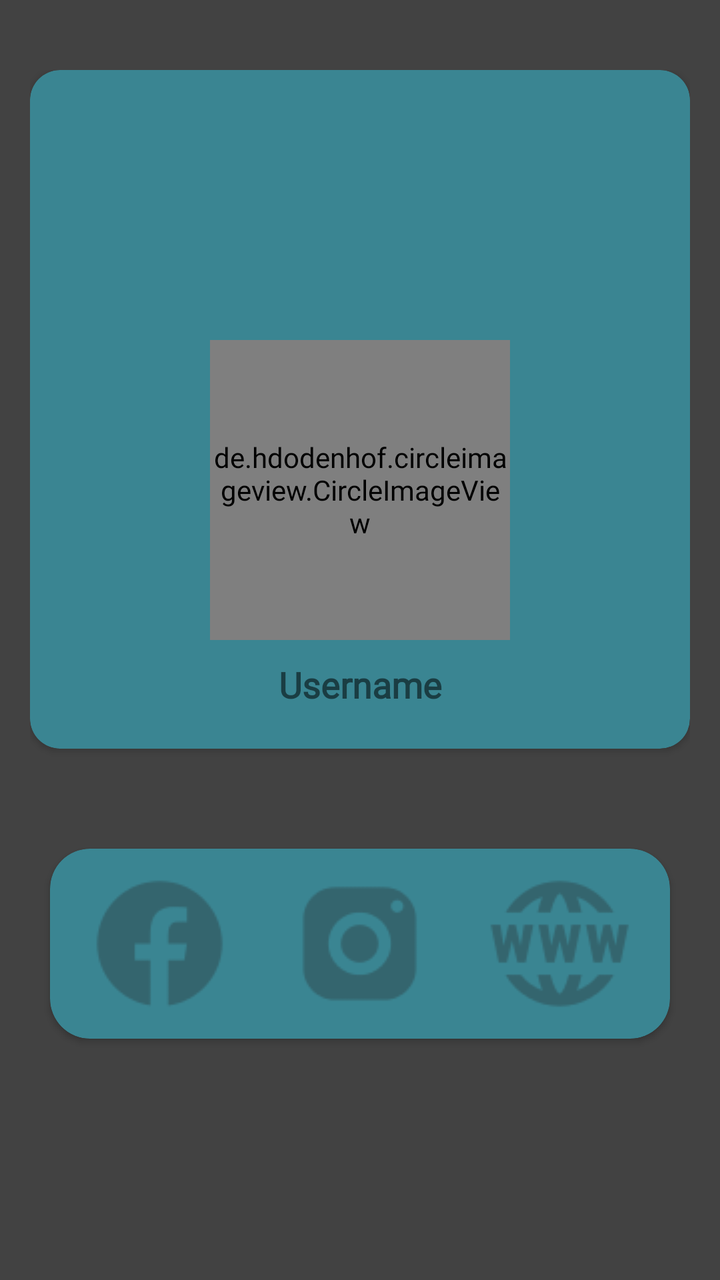
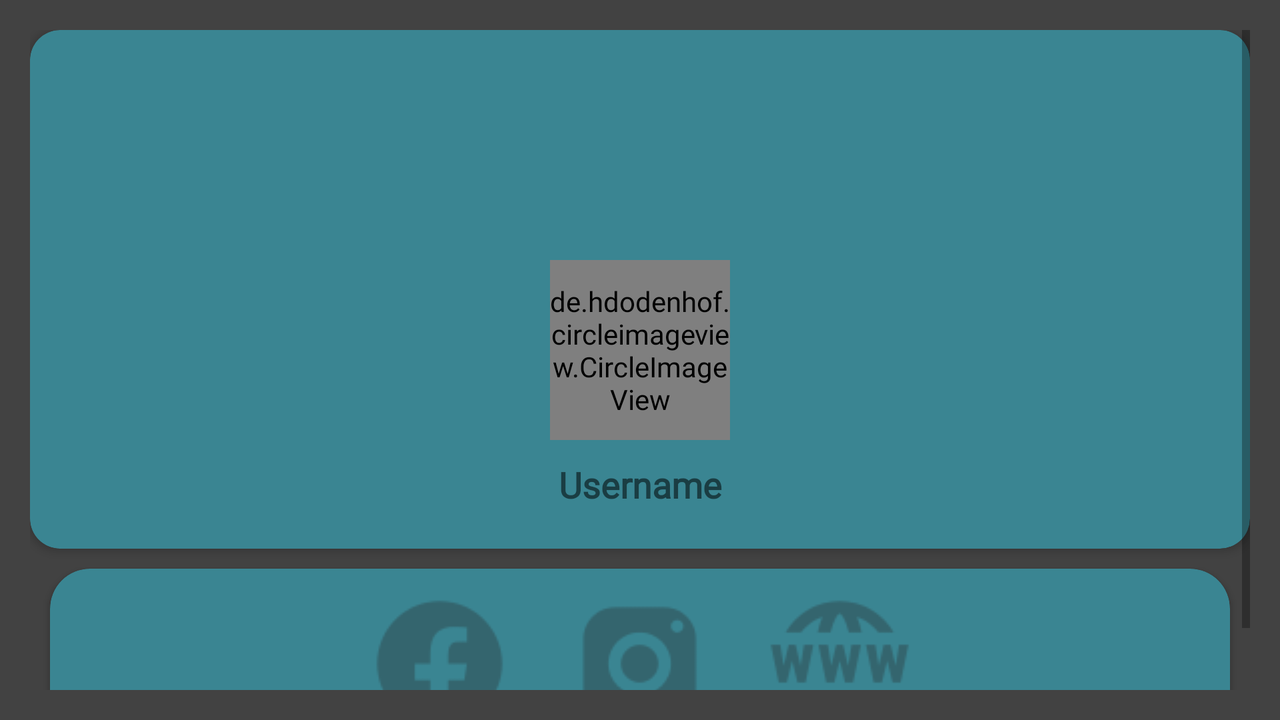

The same Android screen from two of the app's own layout files: first res/layout/ as a phone draws it, then the repository's variant for another configuration, drawn on a device whose configuration selects that folder. Both files follow.
<!-- AndroidManifest.xml: application theme Theme.Misronim -->
<!-- res/layout/fragment_settings.xml -->
<?xml version="1.0" encoding="utf-8"?>
<FrameLayout xmlns:android="http://schemas.android.com/apk/res/android"
    xmlns:app="http://schemas.android.com/apk/res-auto"
    xmlns:tools="http://schemas.android.com/tools"
    android:layout_width="match_parent"
    android:layout_height="match_parent"
    android:background="@color/fragments_background_color"
    android:gravity="center"
    tools:context=".ui.fragments.SettingsFragment">


    <androidx.constraintlayout.widget.ConstraintLayout
        android:layout_width="match_parent"
        android:layout_height="match_parent"
        android:layout_marginStart="15dp"
        android:layout_marginTop="35dp"
        android:layout_marginEnd="15dp"
        android:layout_marginBottom="15dp"
        android:orientation="vertical">

        <androidx.cardview.widget.CardView
            android:id="@+id/cardView3"
            android:layout_width="match_parent"
            android:layout_height="wrap_content"
            app:cardCornerRadius="15dp"
            app:cardBackgroundColor="@color/main_color_dark"
            app:layout_constraintBottom_toTopOf="@+id/cardView"
            app:layout_constraintEnd_toEndOf="parent"
            app:layout_constraintStart_toStartOf="parent"
            app:layout_constraintTop_toTopOf="parent">

            <androidx.constraintlayout.widget.ConstraintLayout
                android:layout_width="match_parent"
                android:layout_height="match_parent"
                android:padding="10dp">

                <TextView
                    android:id="@+id/settingsUserName"
                    android:layout_width="wrap_content"
                    android:layout_height="wrap_content"
                    android:layout_marginTop="10dp"
                    android:layout_marginBottom="10dp"
                    android:text="Username"
                    android:textSize="18sp"
                    android:textStyle="bold"
                    app:layout_constraintBottom_toBottomOf="parent"
                    app:layout_constraintEnd_toEndOf="parent"
                    app:layout_constraintHorizontal_bias="0.5"
                    app:layout_constraintStart_toStartOf="parent"
                    app:layout_constraintTop_toBottomOf="@+id/settingsProfileImage" />

                <ImageView
                    android:id="@+id/settingsCoverImage"
                    android:layout_width="match_parent"
                    android:layout_height="200dp"
                    android:src="@drawable/cover_image_place_holdedr"
                    app:layout_constraintEnd_toEndOf="parent"
                    app:layout_constraintStart_toStartOf="parent"
                    app:layout_constraintTop_toTopOf="parent" />

                <de.hdodenhof.circleimageview.CircleImageView
                    android:id="@+id/settingsProfileImage"
                    android:layout_width="150dp"
                    android:layout_height="150dp"
                    android:layout_gravity="center"
                    android:src="@drawable/profile_picture_place_holder"
                    app:layout_constraintBottom_toBottomOf="@+id/settingsCoverImage"
                    app:layout_constraintEnd_toEndOf="parent"
                    app:layout_constraintStart_toStartOf="parent"
                    app:layout_constraintTop_toBottomOf="@+id/settingsCoverImage" />
            </androidx.constraintlayout.widget.ConstraintLayout>
        </androidx.cardview.widget.CardView>

        <androidx.cardview.widget.CardView
            android:id="@+id/cardView"
            android:layout_width="match_parent"
            android:layout_height="wrap_content"
            android:layout_marginStart="10dp"
            android:layout_marginTop="50dp"
            android:layout_marginEnd="10dp"
            app:cardBackgroundColor="@color/main_color_dark"
            app:cardCornerRadius="20dp"
            app:layout_constraintEnd_toEndOf="parent"
            app:layout_constraintStart_toStartOf="parent"
            app:layout_constraintTop_toBottomOf="@+id/cardView3">

            <LinearLayout
                android:layout_width="match_parent"
                android:layout_height="wrap_content"
                android:gravity="center"
                android:orientation="horizontal"
                android:padding="10dp"
                app:layout_constraintEnd_toEndOf="parent"
                app:layout_constraintStart_toStartOf="parent"
                app:layout_constraintTop_toBottomOf="@+id/settingsCoverImage">

                <ImageButton
                    android:id="@+id/settingsFacebookButton"
                    android:layout_width="wrap_content"
                    android:layout_height="wrap_content"
                    android:background="@drawable/facebook_icon"
                    android:foreground="?attr/selectableItemBackgroundBorderless" />

                <ImageButton
                    android:id="@+id/settingsInstagramButton"
                    android:layout_width="wrap_content"
                    android:layout_height="wrap_content"
                    android:layout_marginStart="25dp"
                    android:background="@drawable/instagram_icon"
                    android:foreground="?attr/selectableItemBackgroundBorderless" />

                <ImageButton
                    android:id="@+id/settingsWebButton"
                    android:layout_width="wrap_content"
                    android:layout_height="wrap_content"
                    android:layout_gravity="right"
                    android:layout_marginStart="25dp"
                    android:background="@drawable/website_icon"
                    android:foreground="?attr/selectableItemBackgroundBorderless" />
            </LinearLayout>
        </androidx.cardview.widget.CardView>

    </androidx.constraintlayout.widget.ConstraintLayout>

    <androidx.fragment.app.FragmentContainerView

        android:id="@+id/fragment_container_view"
        android:layout_width="match_parent"
        android:layout_height="match_parent"
        app:layout_constraintBottom_toBottomOf="parent"
        app:layout_constraintEnd_toEndOf="parent"
        app:layout_constraintStart_toStartOf="parent"
        app:layout_constraintTop_toTopOf="parent" />


</FrameLayout>
<!-- resources referenced by this layout -->
<resources>
  <color name="fragments_background_color">#424242</color>
  <color name="main_color_dark">#3a8592</color>
  <!-- drawable facebook_icon: png bitmap (drawable, 2177 bytes) -->
  <!-- drawable instagram_icon: png bitmap (drawable, 2407 bytes) -->
  <!-- drawable website_icon: png bitmap (drawable, 3926 bytes) -->
  <style name="Theme.Misronim" parent="Theme.MaterialComponents.DayNight.NoActionBar">
          
          <item name="colorPrimary">@color/main_color</item>
          <item name="colorPrimaryVariant">@color/main_color_dark</item>
          <item name="colorOnPrimary">@color/white</item>
          
          <item name="colorSecondary">@color/secondary_color</item>
          <item name="colorSecondaryVariant">@color/secondary_color_dark</item>
          <item name="colorOnSecondary">@color/black</item>
  
          <item name="android:fontFamily">@font/quicksand</item>
  
          
          <item name="android:statusBarColor" tools:targetApi="l">?attr/colorPrimaryVariant</item>
          
      </style>
  <color name="main_color">#5EB1BF</color>
  <color name="white">#FFFFFFFF</color>
  <color name="secondary_color">#5EB1BF</color>
  <color name="secondary_color_dark">#2958A3</color>
  <color name="black">#FF000000</color>
</resources>
<!-- res/layout-land/fragment_settings.xml (the repository's variant of the layout above) -->
<!-- drawn on the phone turned sideways -->
<?xml version="1.0" encoding="utf-8"?>
<FrameLayout xmlns:android="http://schemas.android.com/apk/res/android"
    xmlns:app="http://schemas.android.com/apk/res-auto"
    xmlns:tools="http://schemas.android.com/tools"
    android:layout_width="match_parent"
    android:layout_height="match_parent"
    android:background="@color/fragments_background_color"
    android:gravity="center"
    tools:context=".ui.fragments.SettingsFragment">


    <ScrollView
        android:layout_width="match_parent"
        android:layout_height="wrap_content"
        android:layout_margin="15dp">

        <androidx.constraintlayout.widget.ConstraintLayout
            android:layout_width="match_parent"
            android:layout_height="wrap_content"
            android:orientation="vertical">

            <androidx.cardview.widget.CardView
                android:id="@+id/cardView3"
                android:layout_width="match_parent"
                android:layout_height="wrap_content"
                app:cardBackgroundColor="@color/main_color_dark"
                app:cardCornerRadius="15dp"
                app:layout_constraintEnd_toEndOf="parent"
                app:layout_constraintStart_toStartOf="parent"
                app:layout_constraintTop_toTopOf="parent">

                <androidx.constraintlayout.widget.ConstraintLayout
                    android:layout_width="match_parent"
                    android:layout_height="match_parent"
                    android:padding="10dp">

                    <TextView
                        android:id="@+id/settingsUserName"
                        android:layout_width="wrap_content"
                        android:layout_height="wrap_content"
                        android:layout_marginTop="10dp"
                        android:layout_marginBottom="10dp"
                        android:text="Username"
                        android:textSize="18sp"
                        android:textStyle="bold"
                        app:layout_constraintBottom_toBottomOf="parent"
                        app:layout_constraintEnd_toEndOf="parent"
                        app:layout_constraintHorizontal_bias="0.5"
                        app:layout_constraintStart_toStartOf="parent"
                        app:layout_constraintTop_toBottomOf="@+id/settingsProfileImage" />

                    <ImageView
                        android:id="@+id/settingsCoverImage"
                        android:layout_width="match_parent"
                        android:layout_height="150dp"
                        android:src="@drawable/cover_image_place_holdedr"
                        app:layout_constraintEnd_toEndOf="parent"
                        app:layout_constraintStart_toStartOf="parent"
                        app:layout_constraintTop_toTopOf="parent" />

                    <de.hdodenhof.circleimageview.CircleImageView
                        android:id="@+id/settingsProfileImage"
                        android:layout_width="90dp"
                        android:layout_height="90dp"
                        android:layout_gravity="center"
                        android:src="@drawable/profile_picture_place_holder"
                        app:layout_constraintBottom_toBottomOf="@+id/settingsCoverImage"
                        app:layout_constraintEnd_toEndOf="parent"
                        app:layout_constraintStart_toStartOf="parent"
                        app:layout_constraintTop_toBottomOf="@+id/settingsCoverImage" />
                </androidx.constraintlayout.widget.ConstraintLayout>
            </androidx.cardview.widget.CardView>

            <androidx.cardview.widget.CardView
                android:id="@+id/cardView"
                android:layout_width="match_parent"
                android:layout_height="wrap_content"
                android:layout_marginStart="10dp"
                android:layout_marginTop="10dp"
                android:layout_marginEnd="10dp"
                app:cardBackgroundColor="@color/main_color_dark"
                app:cardCornerRadius="20dp"
                app:layout_constraintBottom_toBottomOf="parent"
                app:layout_constraintEnd_toEndOf="parent"
                app:layout_constraintStart_toStartOf="parent"
                app:layout_constraintTop_toBottomOf="@+id/cardView3">

                <LinearLayout
                    android:layout_width="match_parent"
                    android:layout_height="wrap_content"
                    android:gravity="center"
                    android:orientation="horizontal"
                    android:padding="10dp"
                    app:layout_constraintEnd_toEndOf="parent"
                    app:layout_constraintStart_toStartOf="parent"
                    app:layout_constraintTop_toBottomOf="@+id/settingsCoverImage">

                    <ImageButton
                        android:id="@+id/settingsFacebookButton"
                        android:layout_width="wrap_content"
                        android:layout_height="wrap_content"
                        android:background="@drawable/facebook_icon"
                        android:foreground="?attr/selectableItemBackgroundBorderless" />

                    <ImageButton
                        android:id="@+id/settingsInstagramButton"
                        android:layout_width="wrap_content"
                        android:layout_height="wrap_content"
                        android:layout_marginStart="25dp"
                        android:background="@drawable/instagram_icon"
                        android:foreground="?attr/selectableItemBackgroundBorderless" />

                    <ImageButton
                        android:id="@+id/settingsWebButton"
                        android:layout_width="wrap_content"
                        android:layout_height="wrap_content"
                        android:layout_gravity="right"
                        android:layout_marginStart="25dp"
                        android:background="@drawable/website_icon"
                        android:foreground="?attr/selectableItemBackgroundBorderless" />
                </LinearLayout>
            </androidx.cardview.widget.CardView>

        </androidx.constraintlayout.widget.ConstraintLayout>
    </ScrollView>

    <androidx.fragment.app.FragmentContainerView

        android:id="@+id/fragment_container_view"
        android:layout_width="match_parent"
        android:layout_height="match_parent"
        app:layout_constraintBottom_toBottomOf="parent"
        app:layout_constraintEnd_toEndOf="parent"
        app:layout_constraintStart_toStartOf="parent"
        app:layout_constraintTop_toTopOf="parent" />


</FrameLayout>
